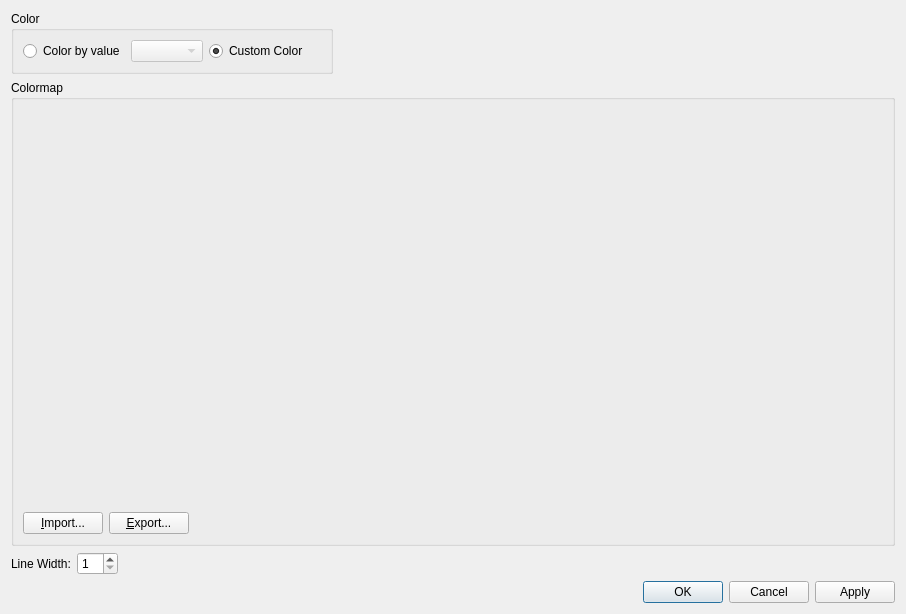
<?xml version="1.0" encoding="UTF-8"?>
<ui version="4.0">
 <class>Post2dWindowPolyDataGroupDataItem_PropertyDialog</class>
 <widget class="QDialog" name="Post2dWindowPolyDataGroupDataItem_PropertyDialog">
  <property name="geometry">
   <rect>
    <x>0</x>
    <y>0</y>
    <width>906</width>
    <height>614</height>
   </rect>
  </property>
  <property name="windowTitle">
   <string>Polygon Data Display Setting</string>
  </property>
  <layout class="QVBoxLayout" name="verticalLayout_2">
   <item>
    <layout class="QHBoxLayout" name="horizontalLayout_3">
     <item>
      <widget class="QGroupBox" name="colorGroupBox">
       <property name="title">
        <string>Color</string>
       </property>
       <layout class="QHBoxLayout" name="horizontalLayout_2">
        <item>
         <widget class="QRadioButton" name="valueRadioButton">
          <property name="text">
           <string>Color by value</string>
          </property>
          <property name="checked">
           <bool>false</bool>
          </property>
         </widget>
        </item>
        <item>
         <widget class="QComboBox" name="valueComboBox">
          <property name="enabled">
           <bool>false</bool>
          </property>
         </widget>
        </item>
        <item>
         <widget class="QRadioButton" name="customColorRadioButton">
          <property name="text">
           <string>Custom Color</string>
          </property>
          <property name="checked">
           <bool>true</bool>
          </property>
         </widget>
        </item>
        <item>
         <widget class="ColorEditWidget" name="customColorWidget">
          <property name="enabled">
           <bool>true</bool>
          </property>
          <property name="text">
           <string/>
          </property>
         </widget>
        </item>
       </layout>
      </widget>
     </item>
     <item>
      <spacer name="horizontalSpacer_6">
       <property name="orientation">
        <enum>Qt::Horizontal</enum>
       </property>
       <property name="sizeHint" stdset="0">
        <size>
         <width>40</width>
         <height>20</height>
        </size>
       </property>
      </spacer>
     </item>
    </layout>
   </item>
   <item>
    <widget class="QGroupBox" name="colorMapGroupBox">
     <property name="title">
      <string>Colormap</string>
     </property>
     <layout class="QVBoxLayout" name="verticalLayout" stretch="1,0">
      <item>
       <widget class="ColorMapSettingEditWidget" name="colorMapWidget" native="true"/>
      </item>
      <item>
       <layout class="QHBoxLayout" name="horizontalLayout_8">
        <item>
         <widget class="QPushButton" name="importButton">
          <property name="text">
           <string>&amp;Import...</string>
          </property>
         </widget>
        </item>
        <item>
         <widget class="QPushButton" name="exportButton">
          <property name="text">
           <string>&amp;Export...</string>
          </property>
         </widget>
        </item>
        <item>
         <spacer name="horizontalSpacer_8">
          <property name="orientation">
           <enum>Qt::Horizontal</enum>
          </property>
          <property name="sizeHint" stdset="0">
           <size>
            <width>40</width>
            <height>20</height>
           </size>
          </property>
         </spacer>
        </item>
       </layout>
      </item>
     </layout>
    </widget>
   </item>
   <item>
    <layout class="QHBoxLayout" name="horizontalLayout">
     <item>
      <widget class="QLabel" name="lineWidthLabel">
       <property name="text">
        <string>Line Width:</string>
       </property>
      </widget>
     </item>
     <item>
      <widget class="QSpinBox" name="lineWidthSpinBox">
       <property name="minimum">
        <number>1</number>
       </property>
      </widget>
     </item>
     <item>
      <widget class="TransparencyWidget" name="transparencyWidget" native="true"/>
     </item>
     <item>
      <spacer name="horizontalSpacer_2">
       <property name="orientation">
        <enum>Qt::Horizontal</enum>
       </property>
       <property name="sizeHint" stdset="0">
        <size>
         <width>40</width>
         <height>20</height>
        </size>
       </property>
      </spacer>
     </item>
    </layout>
   </item>
   <item>
    <widget class="QDialogButtonBox" name="buttonBox">
     <property name="orientation">
      <enum>Qt::Horizontal</enum>
     </property>
     <property name="standardButtons">
      <set>QDialogButtonBox::Apply|QDialogButtonBox::Cancel|QDialogButtonBox::Ok</set>
     </property>
    </widget>
   </item>
  </layout>
 </widget>
 <customwidgets>
  <customwidget>
   <class>ColorEditWidget</class>
   <extends>QLabel</extends>
   <header>guibase/widget/coloreditwidget.h</header>
   <container>1</container>
  </customwidget>
  <customwidget>
   <class>TransparencyWidget</class>
   <extends>QWidget</extends>
   <header>guibase/widget/transparencywidget.h</header>
   <container>1</container>
  </customwidget>
  <customwidget>
   <class>ColorMapSettingEditWidget</class>
   <extends>QWidget</extends>
   <header>guicore/scalarstocolors/colormapsettingeditwidget.h</header>
   <container>1</container>
  </customwidget>
 </customwidgets>
 <resources/>
 <connections>
  <connection>
   <sender>buttonBox</sender>
   <signal>accepted()</signal>
   <receiver>Post2dWindowPolyDataGroupDataItem_PropertyDialog</receiver>
   <slot>accept()</slot>
   <hints>
    <hint type="sourcelabel">
     <x>257</x>
     <y>620</y>
    </hint>
    <hint type="destinationlabel">
     <x>157</x>
     <y>274</y>
    </hint>
   </hints>
  </connection>
  <connection>
   <sender>buttonBox</sender>
   <signal>rejected()</signal>
   <receiver>Post2dWindowPolyDataGroupDataItem_PropertyDialog</receiver>
   <slot>reject()</slot>
   <hints>
    <hint type="sourcelabel">
     <x>325</x>
     <y>620</y>
    </hint>
    <hint type="destinationlabel">
     <x>286</x>
     <y>274</y>
    </hint>
   </hints>
  </connection>
  <connection>
   <sender>customColorRadioButton</sender>
   <signal>toggled(bool)</signal>
   <receiver>customColorWidget</receiver>
   <slot>setEnabled(bool)</slot>
   <hints>
    <hint type="sourcelabel">
     <x>95</x>
     <y>40</y>
    </hint>
    <hint type="destinationlabel">
     <x>125</x>
     <y>42</y>
    </hint>
   </hints>
  </connection>
  <connection>
   <sender>valueRadioButton</sender>
   <signal>toggled(bool)</signal>
   <receiver>valueComboBox</receiver>
   <slot>setEnabled(bool)</slot>
   <hints>
    <hint type="sourcelabel">
     <x>99</x>
     <y>70</y>
    </hint>
    <hint type="destinationlabel">
     <x>133</x>
     <y>72</y>
    </hint>
   </hints>
  </connection>
  <connection>
   <sender>valueRadioButton</sender>
   <signal>toggled(bool)</signal>
   <receiver>colorMapGroupBox</receiver>
   <slot>setEnabled(bool)</slot>
   <hints>
    <hint type="sourcelabel">
     <x>40</x>
     <y>73</y>
    </hint>
    <hint type="destinationlabel">
     <x>39</x>
     <y>98</y>
    </hint>
   </hints>
  </connection>
 </connections>
</ui>
